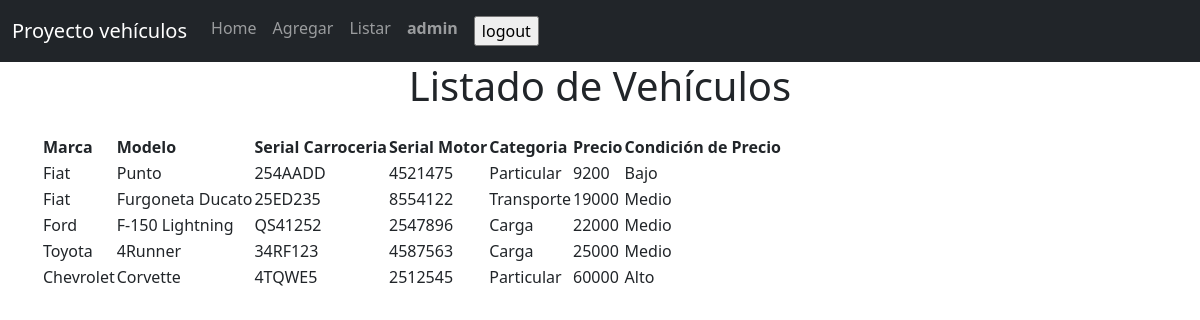
Screenshot of /vehiculo/vehiculo/listar_vehiculo (signed in) with the database file from the repository.
### vehiculo/models.py (models this page shows, shortened)
class Vehiculo(models.Model):
    MARCAS = [
        ('Fiat', 'Fiat'),
        ('Chevrolet', 'Chevrolet'),
        ('Ford', 'Ford'),
        ('Toyota', 'Toyota'),
    ]
    CATEGORIAS = [
        ('Particular', 'Particular'),
        ('Transporte', 'Transporte'),
        ('Carga', 'Carga'),
    ]
    marca = models.CharField(max_length=20, choices=MARCAS, default='Ford')
    modelo = models.CharField(max_length=100)
    serial_carroceria = models.CharField(max_length=100)
    serial_motor = models.CharField(max_length=50)
    categoria = models.CharField(max_length=20, choices=CATEGORIAS, default='Particular')
    precio = models.DecimalField(max_digits=11, decimal_places=0)
    fecha_de_creación = models.DateTimeField(auto_now_add=True)
    fecha_de_modificacion = models.DateTimeField(auto_now=True)
    class Meta:
        permissions = [
            ("visualizar_catalogo", "Puede visualizar el catálogo de vehículo"),
            ("can_add_vehiculomodel", "Puede agregar un modelo de vehículo")
        ]

### vehiculo/views.py (the view)
# urls.py: path('vehiculo/listar_vehiculo', views.listar_vehiculo, name='listar_vehiculo'),
@login_required
@permission_required('vehiculo.visualizar_catalogo', raise_exception=True)
def listar_vehiculo(request):
    vehiculos = Vehiculo.objects.all()
    for vehiculo in vehiculos:
        if vehiculo.precio <= 10000:
            vehiculo.rango_precio = "Bajo"
        elif vehiculo.precio <= 30000:
            vehiculo.rango_precio = "Medio"
        else:
            vehiculo.rango_precio = "Alto"
    context = {
        'vehiculos': vehiculos,
    }
    return render(request, 'vehiculo/listar_vehiculo.html', context)

### templates/vehiculo/listar_vehiculo.html
{% extends 'Layouts/base.html' %}
{% block contenido %}
<header>
    <h1 class="text-center">Listado de Vehículos</h1>
</header>
<main class="container">
    <div class="py-3">
        <table>
            <thead>
                <tr>
                    <th>Marca</th>
                    <th>Modelo</th>
                    <th>Serial Carroceria</th>
                    <th>Serial Motor</th>
                    <th>Categoria</th>
                    <th>Precio</th>
                    <th>Condición de Precio</th>
                </tr>
            </thead>
            <tbody>
                {% for vehiculo in vehiculos %}
                <tr>
                    <td>{{ vehiculo.marca }}</td>
                    <td>{{ vehiculo.modelo }}</td>
                    <td>{{ vehiculo.serial_carroceria }}</td>
                    <td>{{ vehiculo.serial_motor }}</td>
                    <td>{{ vehiculo.categoria }}</td>
                    <td>{{ vehiculo.precio }}</td>
                    <td>{{ vehiculo.rango_precio }}</td>
                </tr>
                {% endfor %}
            </tbody>
        </table>
    </div>
</main>
{% endblock %}

### templates/layouts/base.html (shortened to what this page needs)
<!DOCTYPE html>
<html lang="en">
<head>
    <link href="https://cdn.jsdelivr.net/npm/bootstrap@5.3.3/dist/css/bootstrap.min.css" rel="stylesheet">
</head>
<body>
    {% include "partials/navbar.html" %}
    {% block contenido %}
    {% endblock contenido %}
</body>
</html>

### templates/partials/navbar.html (shortened to what this page needs)
<nav class="navbar navbar-expand-lg navbar-dark bg-dark">
    <div class="container-fluid">
      <a class="navbar-brand" href="{% url "index" %}">Proyecto vehículos</a>
      <div class="collapse navbar-collapse" id="navbarNavAltMarkup">
        <div class="navbar-nav w-100 justify-content-lg-between">
            <div class="d-flex flex-column flex-lg-row">
              <a class="nav-link" href="{% url "index" %}">Home</a>
              {% if user.is_authenticated and perms.vehiculo.can_add_vehiculomodel %}
              <a class="nav-link" href="{% url "agregar_vehiculo" %}">Agregar</a>
              {% endif %}
              {% if user.is_authenticated and perms.vehiculo.visualizar_catalogo %}
              <a class="nav-link" href="{% url "listar_vehiculo" %}">Listar</a>
              {% endif %}
              <div class="d-flex flex-column flex-lg-row">
                {% if user.is_authenticated %}
                <a class="nav-link" href="{% url "perfil" user.id %}">
                    <span class="fw-bold">{{user.username}}</span>
                  </a>
                  <form method="post" action="{% url "logout" %}" class="nav-link">
                    <input type="submit" value="logout">
                  </form>
                {% endif %}
            </div>
        </div>
      </div>
    </div>
  </nav>

### rows the page displays
Vehiculo: marca "Fiat", modelo "Punto", serial_carroceria "254AADD", serial_motor "4521475", categoria "Particular", precio "9200", rango_precio "Bajo"
Vehiculo: marca "Fiat", modelo "Furgoneta Ducato", serial_carroceria "25ED235", serial_motor "8554122", categoria "Transporte", precio "19000", rango_precio "Medio"
Vehiculo: marca "Ford", modelo "F-150 Lightning", serial_carroceria "QS41252", serial_motor "2547896", categoria "Carga", precio "22000", rango_precio "Medio"
Vehiculo: marca "Toyota", modelo "4Runner", serial_carroceria "34RF123", serial_motor "4587563", categoria "Carga", precio "25000", rango_precio "Medio"
Vehiculo: marca "Chevrolet", modelo "Corvette", serial_carroceria "4TQWE5", serial_motor "2512545", categoria "Particular", precio "60000", rango_precio "Alto"

### other values shown
{{ user.username }} "admin"
